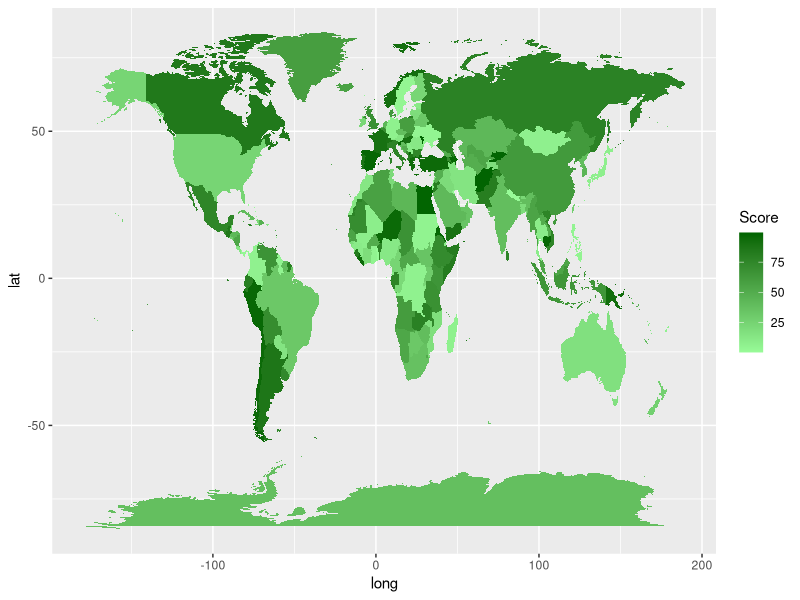
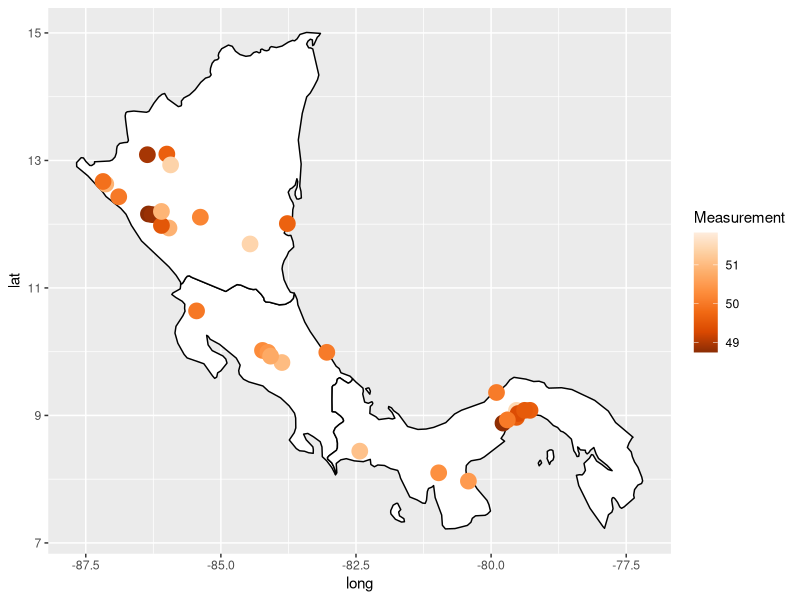

The R source for these figures, in order:
## ---- chunk 1
# NIEZBEDNE BILBIOTEKI
library(tidyverse)
library(maps)
### DANE
my_world_map <- map_data("world")
countries <- unique(my_world_map$region)
set.seed(987)
some_data_values <- data.frame(
  "region"=countries,
  "Score"=runif(252,0,100))
## ---- chunk 2
# WSKAZÓWKA: upewnij się, że używasz left_join, aby połączyć powyższe data_values z danymi mapy świata w my_world_map.
# UMIEŚĆ TUTAJ SWÓJ KOD.

world_score <- left_join(my_world_map, some_data_values, by = "region")

ggplot(
  data = world_score,
  aes(x = long, y = lat, group = group, fill = Score)
) +
  geom_polygon() +
  scale_fill_gradient(
    low = "palegreen",
    high = "darkgreen"
  ) +
  labs(
    x = "long",
    y = "lat",
    fill = "Score"
  )
## ---- chunk 3
##### NIE MODYFIKUJ TEGO KAWALKA ->
set.seed(15)
Measurement<-rnorm(32,50,1)
# <-
## ---- chunk 4
# WSKAZÓWKA: Użyj polecenia filter, aby uzyskać tylko mapy Kostaryki, Panamy i Nikaragui.
# WSKAZÓWKA: Użyj polecenia filter, aby umieścić punkty tylko dla miast o populacji powyżej 40 000. Powinno to pozostawić 32 miasta.
# WSKAZÓWKA: Użyj add_column, aby dołączyć zmienną "Measurement" do swoich danych i ustaw ją jako estetykę koloru podczas rysowania punktów.
# WSKAZÓWKA: Ustaw kolory dla punktów miast za pomocą scale_color_distiller(palette=7).
# WSKAZÓWKA: Ustaw rozmiar wszystkich punktów na wartość 5.
# UMIEŚĆ TUTAJ SWÓJ KOD.

library(maps)

mapa <- map_data("world") %>%
  filter(region %in% c("Costa Rica", "Panama", "Nicaragua"))
wc <- maps::world.cities
wc <- wc %>%
  filter(pop > 40000, country.etc %in% c("Panama", "Nicaragua", "Costa Rica"))
  print
ggplot() +
  geom_polygon(
    data = mapa,
    aes(x = long, y = lat, group = group),
    fill = "white",
    color = "black"
  ) +
  geom_point(
    data = wc,
    aes(x = long, y = lat, color = Measurement),
    size = 5
  ) +
  scale_color_distiller(palette = 7) +
  labs(
    x = "long",
    y = "lat",
    color = "Measurement"
  )
## ---- chunk 5
##### WYMAGANE BIBLIOTEKI
library(sf)
library(rnaturalearth)
library(rnaturalearthdata)
#library(rgeos)
#### NIE MODYFIKUJ PONIZSZEGO
s_america<-ne_countries(scale="medium",continent='south america',returnclass="sf")
## ---- chunk 6
# WSKAZÓWKA: Obiekt s_america utworzony w powyższym bloku jest obiektem prostych cech z wieloma kolumnami. Zidentyfikuj poprawną kolumnę na podstawie wykresu rozwiązania i użyj jej do pokolorowania choropleth.
# WSKAZÓWKA: Użyj scale_fill_distiller i palety 10, aby dopasować kolory.
## UMIEŚĆ TUTAJ SWÓJ KOD.
